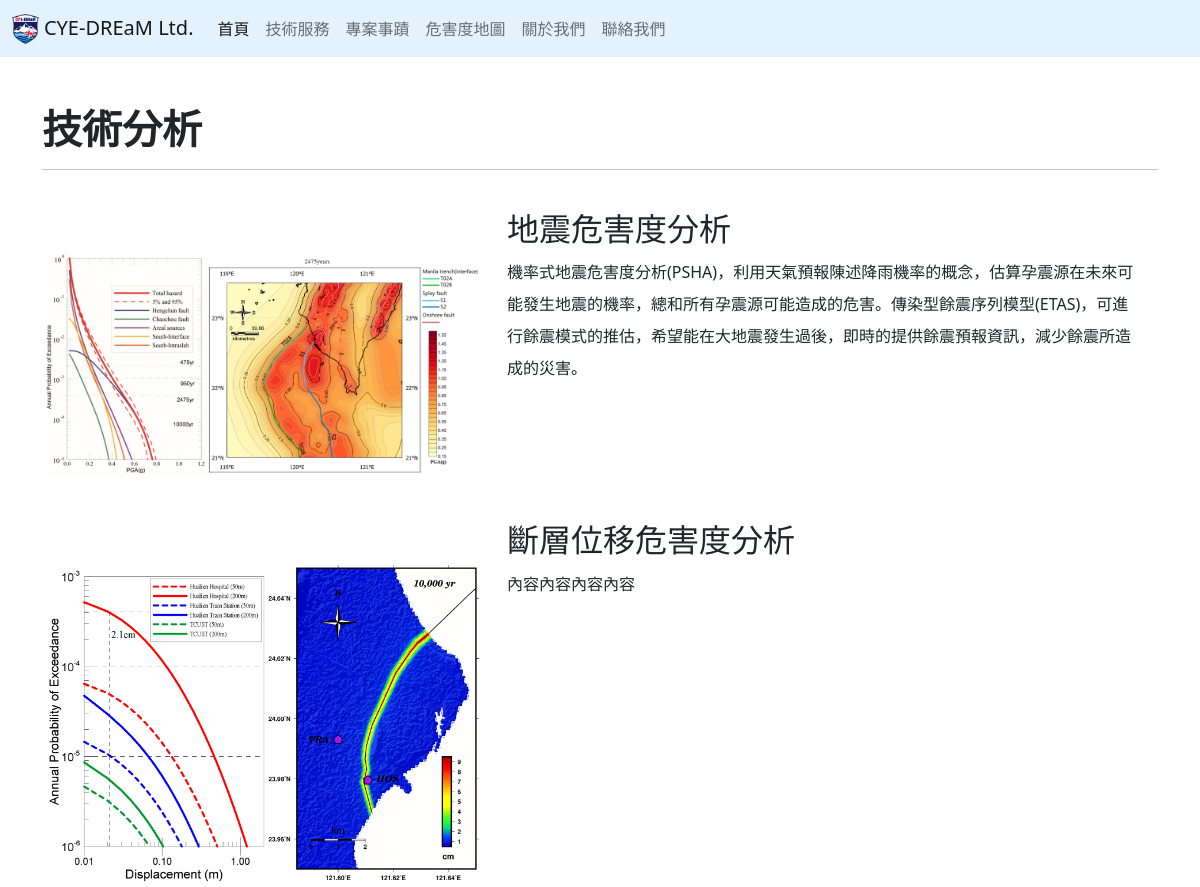
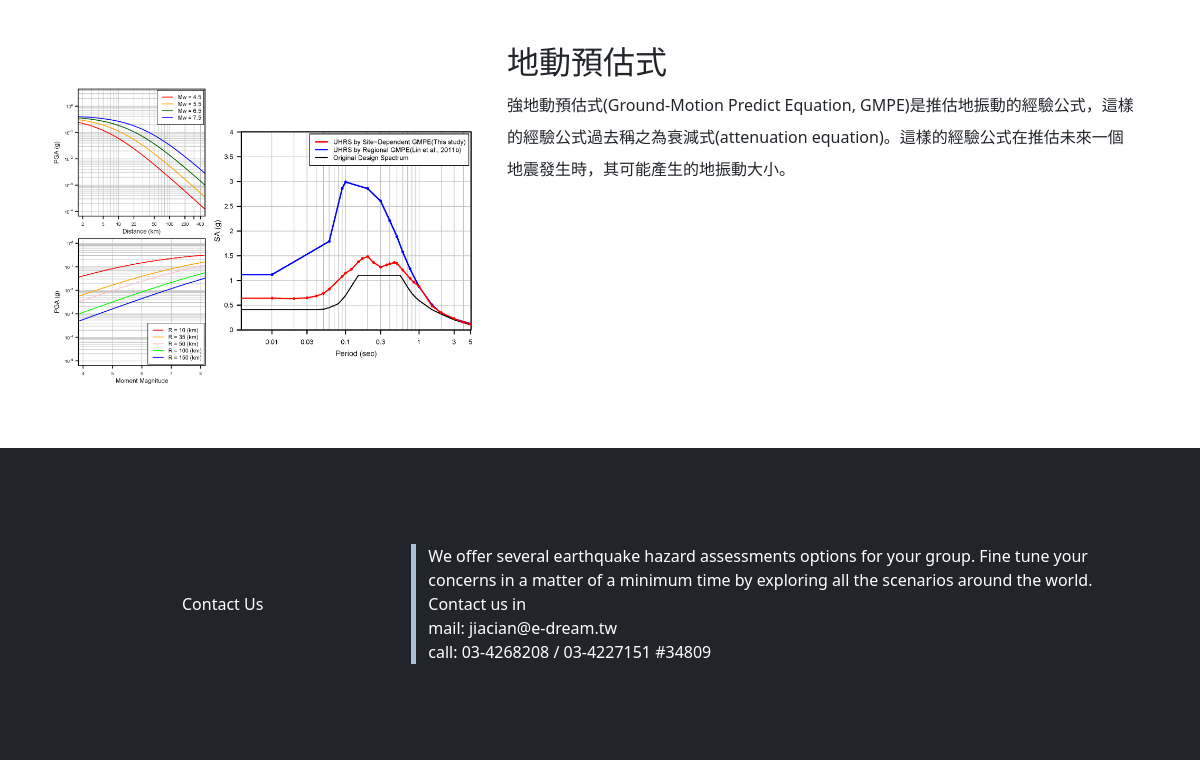
Before: /Service/ with the older database file (2 pictures, top to bottom).
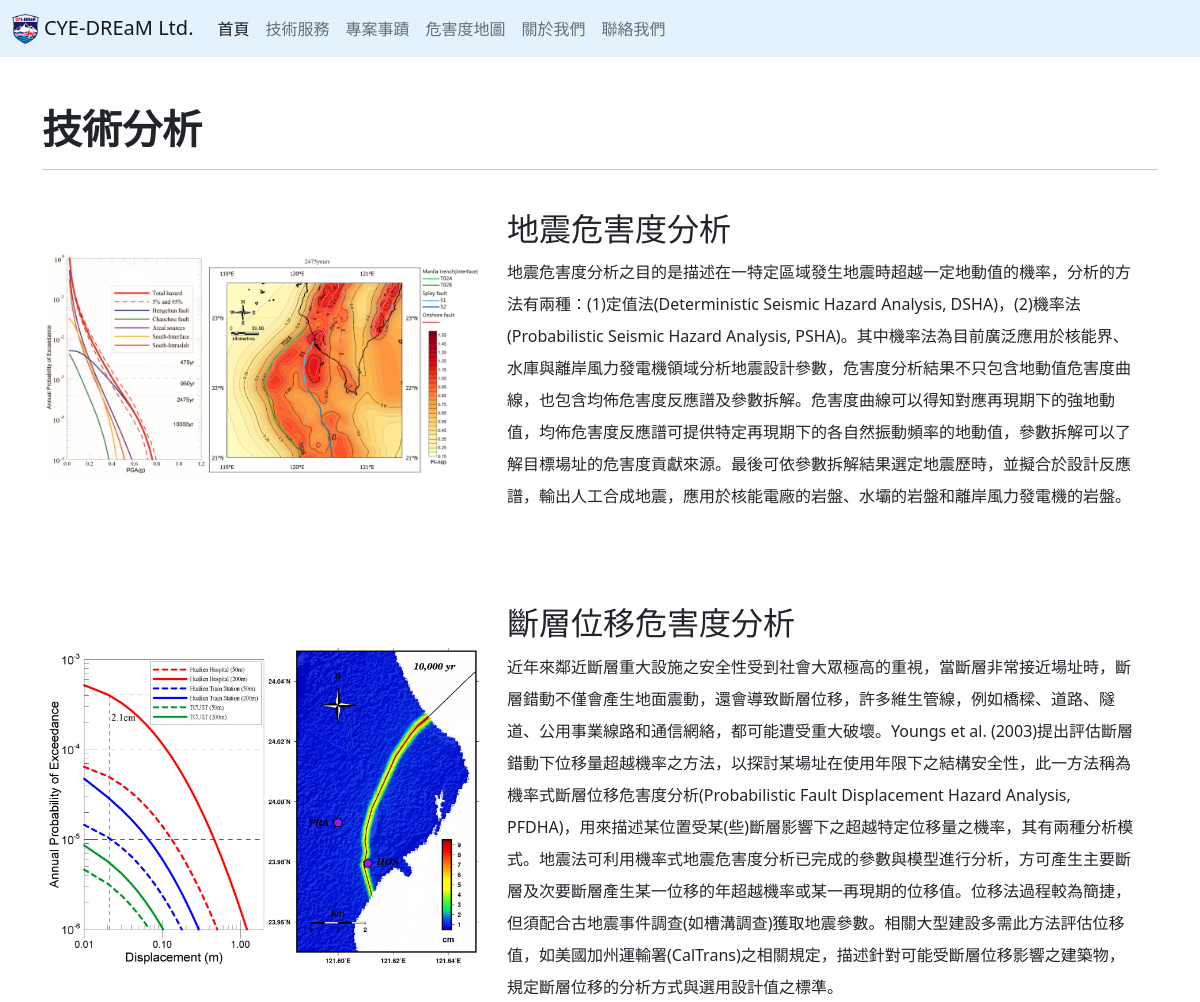
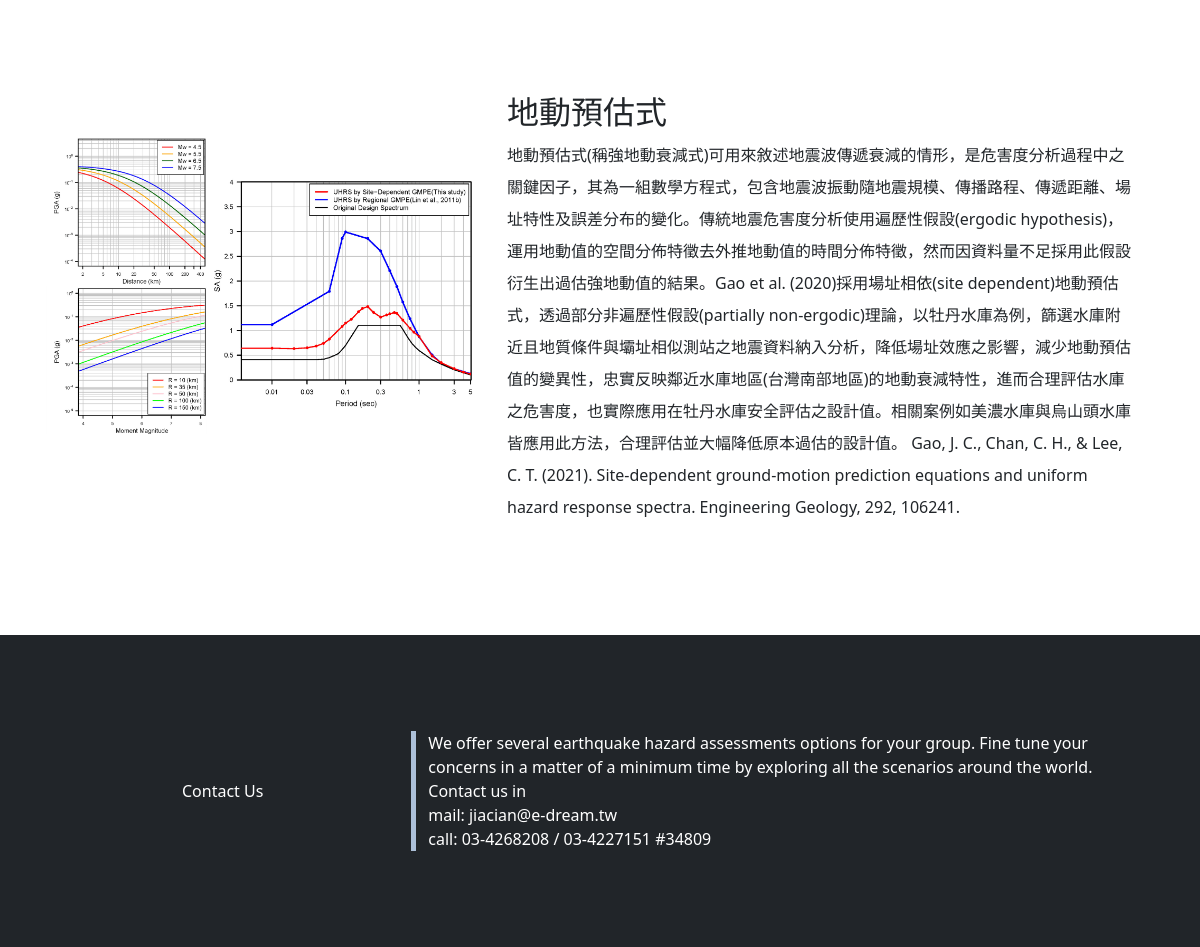
After: the same page with the newer database file (2 pictures, top to bottom).
### service/models.py (models this page shows, shortened)
class Service(models.Model):
    title = models.CharField('標題', max_length=50)
    content=models.TextField("內容", max_length=600,blank=True)
    pic_url = models.ImageField("照片",storage=OverwriteStorage(),upload_to='Service/service_image',blank=True)

### service/views.py (the view)
# urls.py: path('', views.showService),
def showService(request):
    title=Service_Title.objects.all()
    service=Service.objects.all()
    return render(request,"Service.html",{"service_title":title,"service_content":service})

### templates/Service.html (shortened to what this page needs)
{% load static %}
<!DOCTYPE html>
<html lang="en">
<head>
    <link href="https://cdn.jsdelivr.net/npm/bootstrap@5.0.2/dist/css/bootstrap.min.css" rel="stylesheet"
>
    <link rel="stylesheet" href="{% static 'css/HomePage.css' %}">
</head>
{% for Service in service_title %}
<body>
    <nav class="navbar navbar-expand-lg navbar-light" style='background-color: #e3f2fd;'>
        <div class="container-xxl">
            <a class="navbar-brand" href="..">
                <img src="../static/assets/{{ Service.logo }}" alt="" height="30"
                    class="d-inline-block align-text-top">
                {{ Service.name }}</a>
            <div class="collapse navbar-collapse" id="navbarSupportedContent">
                <ul class="navbar-nav me-auto mb-2 mb-lg-0">
                    <li class="nav-item">
                        <a class="nav-link active" aria-current="page" href="..">首頁</a>
                    </li>
                    <li class="nav-item">
                        <a class="nav-link" href="">技術服務</a>
                    </li>
                    <li class="nav-item">
                        <a class="nav-link" href="../Experience">專案事蹟</a>
                    </li>
                    <li class="nav-item">
                        <a class="nav-link" href="../MapPage">危害度地圖</a>
                    </li>
                    <li class="nav-item">
                        <a class="nav-link" href="../AboutUs">關於我們</a>
                    </li>
                    <li class="nav-item">
                        <a class="nav-link" href="../Contact">聯絡我們</a>
                    </li>
                </ul>
            </div>
        </div>
    </nav>
    <div class="container">
        <h1 class="display-6 fw-bold mt-5">{{Service.title1}}</h1>
        <hr>
        {% for service in service_content %}
            <div class="column mt-lg-1">
                <div class="row col-12 col-md-12 mt-1">
                    <div class="col-12 col-md-5 mt-1 p-3">
                        <br>
                        <br>
                        <img src="../static/assets/{{ service.pic_url }}" class="img-fluid" style="width:100%">
                    </div>
                    <div class="col-12 col-md-7 mt-4">
                        <h3 style="width:100%;font-size:200%;" id="{{ service.id }}">{{service.title}}</h3>
                        <p style="width:100%;line-height: 2;">{{service.content}}</p>
                        <br>
                        <br>
                    </div>
                </div>
            </div>
        {% endfor %}
    </div>
    <footer class="bd-footer py-4 py-md-5 mt-5 bg-dark">
        <div class="container py-4 py-md-5 px-4 px-md-3">
            <div class="row align-items-center">
                <div class="text-center col-4 col-md-4" style="color:white">{{Service.bottom_title}}</div>
                <div class="text-left col-8 col-md-8" id="Contact" style="color:white">
                    {{Service.bottom_content}}<br>
                    mail: {{Service.bottom_email}}<br>
                    call: {{Service.bottom_phone}}
                </div>
            </div>
        </div>
    </footer>
</body>
{% endfor %}
</html>

Changed rows visible on the page:
changed Service "地震危害度分析": content "機率式地震危害度分析(PSHA)，利用天氣預報陳述降雨機率的概念，估算孕震源在未來可能發生地震的機率，總和所有孕震源可能造成的危害。傳染型餘震序列模型(ETAS)，可進行餘震模式的推估，希望能在大地震發生過後，即時的提供餘震預報資訊，減少餘震所造成的災害。" → "地震危害度分析之目的是描述在一特定區域發生地震時超越一定地動值的機率，分析的方法有兩種：(1)定值法(Deterministic Seismic Hazard Analysis, DSHA)，(2)機率法(Probabilistic Seismic Hazard Analysis, PSHA)。其中機率法為目前廣泛應用於核能界、水庫與離岸風力發電機領域分析地震設計參數，危害度分析結果不只包含地動值危害度曲線，也包含均佈危害度反應譜及參數拆解。危害度曲線可以得知對應再現期下的強地動值，均佈危害度反應譜可提供特定再現期下的各自然振動頻率的地動值，參數拆解可以了解目標場址的危害度貢獻來源。最後可依參數拆解結果選定地震歷時，並擬合於設計反應譜，輸出人工合成地震，應用於核能電廠的岩盤、水壩的岩盤和離岸風力發電機的岩盤。"
changed Service "斷層位移危害度分析": content "內容內容內容內容" → "近年來鄰近斷層重大設施之安全性受到社會大眾極高的重視，當斷層非常接近場址時，斷層錯動不僅會產生地面震動，還會導致斷層位移，許多維生管線，例如橋樑、道路、隧道、公用事業線路和通信網絡，都可能遭受重大破壞。Youngs et al. (2003)提出評估斷層錯動下位移量超越機率之方法，以探討某場址在使用年限下之結構安全性，此一方法稱為機率式斷層位移危害度分析(Probabilistic Fault Displacement Hazard Analysis, PFDHA)，用來描述某位置受某(些)斷層影響下之超越特定位移量之機率，其有兩種分析模式。地震法可利用機率式地震危害度分析已完成的參數與模型進行分析，方可產生主要斷層及次要斷層產生某一位移的年超越機率或某一再現期的位移值。位移法過程較為簡捷，但須配合古地震事件調查(如槽溝調查)獲取地震參數。相關大型建設多需此方法評估位移值，如美國加州運輸署(CalTrans)之相關規定，描述針對可能受斷層位移影響之建築物，規定斷層位移的分析方式與選用設計值之標準。"
changed Service "地動預估式": content "強地動預估式(Ground-Motion Predict Equation, GMPE)是推估地振動的經驗公式，這樣的經驗公式過去稱之為衰減式(attenuation equation)。這樣的經驗公式在推估未來一個地震發生時，其可能產生的地振動大小。" → "地動預估式(稱強地動衰減式)可用來敘述地震波傳遞衰減的情形，是危害度分析過程中之關鍵因子，其為一組數學方程式，包含地震波振動隨地震規模、傳播路程、傳遞距離、場址特性及誤差分布的變化。傳統地震危害度分析使用遍歷性假設(ergodic hypothesis)，運用地動值的空間分佈特徵去外推地動值的時間分佈特徵，然而因資料量不足採用此假設衍生出過估強地動值的結果。Gao et al. (2020)採用場址相依(site dependent)地動預估式，透過部分非遍歷性假設(partially non-ergodic)理論，以牡丹水庫為例，篩選水庫附近且地質條件與壩址相似測站之地震資料納入分析，降低場址效應之影響，減少地動預估值的變異性，忠實反映鄰近水庫地區(台灣南部地區)的地動衰減特性，進而合理評估水庫之危害度，也實際應用在牡丹水庫安全評估之設計值。相關案例如美濃水庫與烏山頭水庫皆應用此方法，合理評估並大幅降低原本過估的設計值。 Gao, J. C., Chan, C. H., & Lee, C. T. (2021). Site-dependent ground-motion prediction equations and uniform hazard response spectra. Engineering Geology, 292, 106241."
